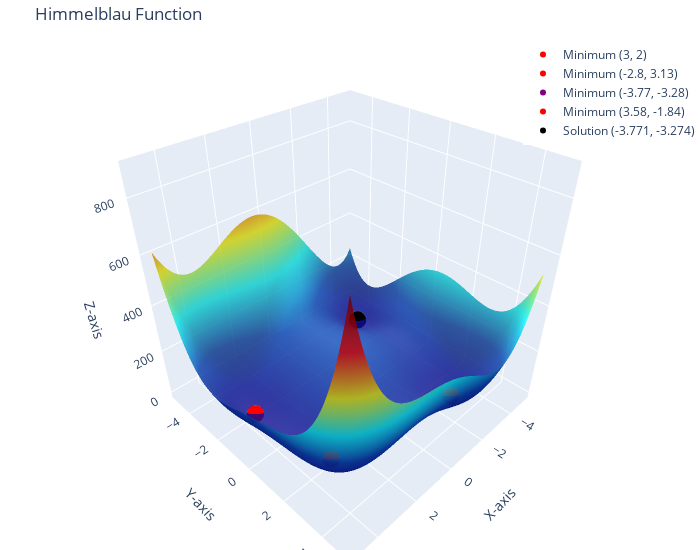

Notebook cell for this chart:
### Markdown cell above
## **---------------------------Tests---------------------------**

### Code cell
start = time.time()
genetic_algorithm = AG_Himmelblau(population_size=100) 
genetic_algorithm.evolve(fitness_function=fitness_himmel, pmut=0.1, ngen=1000, T=6, trace=100, reverse_sort=False)
minutos, segundos = divmod(time.time()-start, 60)
print(f"*******Tiempo transcurrido: {int(minutos)} minutos y {segundos:.2f} segundos*******")

plot_himmelblau(genetic_algorithm.population[0])

### Figure 1 — Plotly figure (JSON) as saved in the notebook; plotly's stock layout.template omitted (floating-point values rounded to 4 significant figures; data arrays with more than 128 entries replaced by an {"elided": "..."} marker saying what was removed)
{"data": [{"colorscale": [[0, "rgb(0,0,131)"], [0.2, "rgb(0,60,170)"], [0.4, "rgb(5,255,255)"], [0.6, "rgb(255,255,0)"], [0.8, "rgb(250,0,0)"], [1, "rgb(128,0,0)"]], "opacity": 0.8, "showscale": false, "type": "surface", "x": {"elided": "100x100 float values"}, "y": {"elided": "100x100 float values"}, "z": {"elided": "100x100 float values"}}, {"marker": {"color": "red", "size": 6, "symbol": "circle"}, "mode": "markers", "name": "Minimum (3, 2)", "type": "scatter3d", "x": [3], "y": [2], "z": [0]}, {"marker": {"color": "red", "size": 6, "symbol": "circle"}, "mode": "markers", "name": "Minimum (-2.8, 3.13)", "type": "scatter3d", "x": [-2.8], "y": [3.13], "z": [0.0009096]}, {"marker": {"color": "purple", "size": 6, "symbol": "circle"}, "mode": "markers", "name": "Minimum (-3.77, -3.28)", "type": "scatter3d", "x": [-3.77], "y": [-3.28], "z": [0.004637]}, {"marker": {"color": "red", "size": 6, "symbol": "circle"}, "mode": "markers", "name": "Minimum (3.58, -1.84)", "type": "scatter3d", "x": [3.58], "y": [-1.84], "z": [0.00174]}, {"marker": {"color": "black", "size": 6, "symbol": "circle"}, "mode": "markers", "name": "Solution (-3.771, -3.274)", "type": "scatter3d", "x": [-3.771], "y": [-3.274], "z": [0.005785]}], "layout": {"height": 550, "legend": {"x": 1, "xanchor": "right", "y": 1, "yanchor": "top"}, "margin": {"b": 0, "l": 0, "r": 0, "t": 40}, "scene": {"xaxis": {"title": {"text": "X-axis"}}, "yaxis": {"title": {"text": "Y-axis"}}, "zaxis": {"title": {"text": "Z-axis"}}}, "showlegend": true, "title": {"text": "Himmelblau Function"}, "width": 700}}
